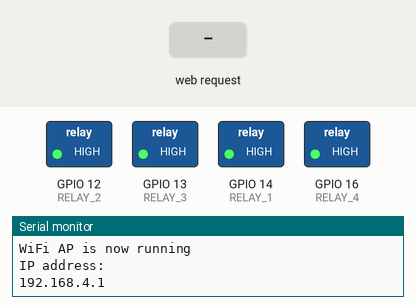
A sketch run on a simulated ESP8266 (NodeMCU). Shown: switched loads named in the sketch (green lamp = pin HIGH), the last lines printed to the serial monitor. Inputs (shaded band) come from the test bench.

Above: at 1.2 s.
1.3 s: HTTP request GET /RELAY_1/on received
At 2.3 s:
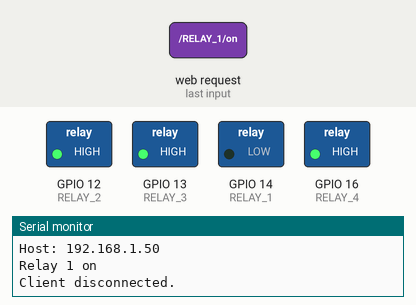
2.8 s: HTTP request GET /RELAY_2/on received
At 3.5 s:
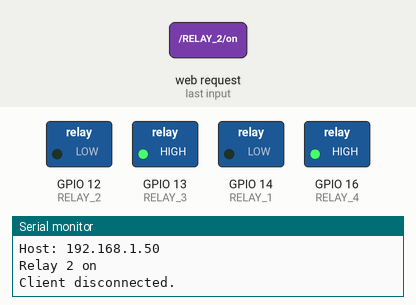
4.3 s: HTTP request GET /RELAY_1/off received
At 4.6 s:
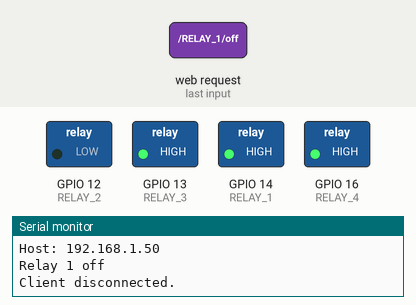
5.8 s: HTTP request GET /RELAY_3/on received
At 7.0 s:
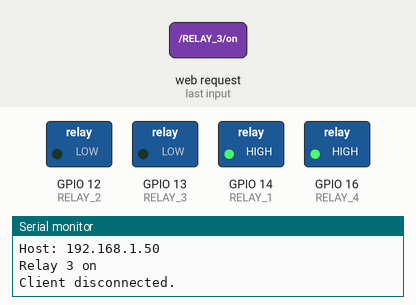
7.3 s: HTTP request GET /RELAY_2/off received
At 8.1 s:
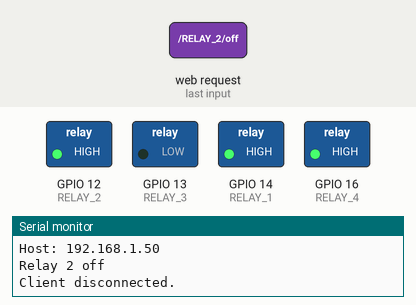
8.8 s: HTTP request GET /RELAY_4/on received
At 9.3 s:
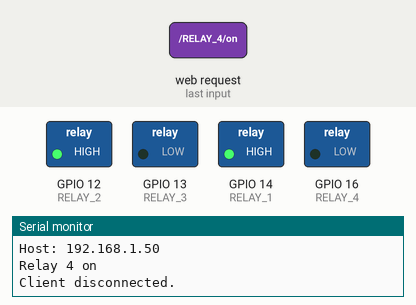
Timing chart, 0 to 11.3 s (numbered marks = the images above; inputs shaded):
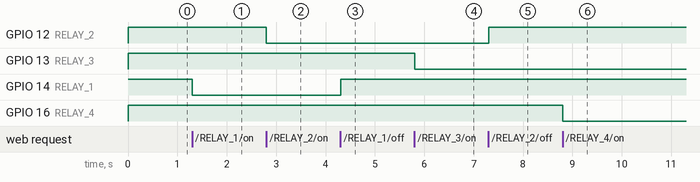

The sketch:

ESP32-ESP8266_WebServer_Home_Automation.ino
```cpp
  /*  The ESP32/ESP8266 Wifi is configured as Access Point.
  *
  */
  //check it is ESP32 or ESP8266
 #ifdef ESP8266
#include <ESP8266WiFi.h>
//initialize the relays for ESP8266
 #define RELAY_1  14
 #define RELAY_2  12
 #define RELAY_3  13
 #define RELAY_4  16
#elif defined(ESP32)
#include <WiFi.h>
//initialize the relays for ESP32
 #define RELAY_1  25
 #define RELAY_2  26
 #define RELAY_3  27
 #define RELAY_4  14
#else
#error "Board not found"
#endif


 // Create the objects for server and client
 WiFiServer server(80);
 WiFiClient client;

 const char* ssid   = "Home-Automation-WebServer";// This is the SSID that ESP32 will broadcast
 const char* password = "12345678";     // password should be atleast 8 characters to make it work

 // Create the global variable
 String http;
 String Relay1State = "off";
 String Relay2State = "off";
 String Relay3State = "off";
 String Relay4State = "off";

 void setup() {
  Serial.begin(115200); //begin the serial communication at 115200 baud rate
  //set the relays as output
  pinMode(RELAY_1, OUTPUT);
  pinMode(RELAY_2, OUTPUT);
  pinMode(RELAY_3, OUTPUT);
  pinMode(RELAY_4, OUTPUT);
  //by default the relays will be turned of
  //for active low
  digitalWrite(RELAY_1, HIGH);
  digitalWrite(RELAY_2, HIGH);
  digitalWrite(RELAY_3, HIGH);
  digitalWrite(RELAY_4, HIGH);
  Serial.print("Connecting to ");
  Serial.println(ssid);

  // Create the ESP32 or ESP8266 access point
  /*
   * Alternative:
   * softAP(const char* ssid,
   *     const char* password,
   *     int channel,
   *     int ssid_hidden,
   *     int max_connection
   *
   *     where:
   *      ssid - this is the SSID that will be broadcast by ESP32
   *          maximum of 63 characters
   *      password - this is the password to connect to ESP32
   *          minimum of 8 characters to function
   *          Put NULL to make it open to public
   *      channel - wifi channels (ranging from 1 to 13)
   *      ssid_hidden - sets the SSID as broadcast or hidden
   *          0: broadcast SSID
   *          1: hidden SSID,
   *           you need to type the exact SSID name in order to connect
   *      max_connection - maximum number of connected clients
   *          accepts 1 to 4 only
   *
   */
  WiFi.softAP(ssid, password);

  Serial.println( "" );
  Serial.println( "WiFi AP is now running" );
  Serial.println( "IP address: " );
  Serial.println( WiFi.softAPIP() );

  // Start our ESP32 server
  server.begin();
 }

 void loop(){

  if ( client = server.available() ) {  // Checks if a new client tries to connect to our server
   Serial.println("New Client.");
   String clientData = "";
   while ( client.connected() ) {    // Wait until the client finish sending HTTP request
    if ( client.available() ) {     // If there is a data,
     char c = client.read();      //  read one character
     http += c;            //  then parse it
     Serial.write(c);
     if (c == '\n') {         // If the character is carriage return,
                      //  it means end of http request from client
      if (clientData.length() == 0) { //  Now that the clientData is cleared,
       sendResponse();        //    perform the necessary action
       updateRelay();
       updateWebpage();
       break;
      } else {
       clientData = "";       //  First, clear the clientData
      }
     } else if (c != '\r') {      // Or if the character is NOT new line
      clientData += c;        //  store the character to the clientData variable
     }
    }
   }
   http = "";
   client.stop();            // Disconnect the client.
   Serial.println("Client disconnected.");
   Serial.println("");
  }
 }

 void sendResponse() {
  // Send the HTTP response headers
  client.println("HTTP/1.1 200 OK");
  client.println("Content-type:text/html");
  client.println("Connection: close");
  client.println();
 }

 void updateWebpage() {
  // In here we will display / update the webpage by sending the HTML
  //  to the connected client
  // In order for us to use the HTTP GET functionality,
  //  the HTML hyperlinks or href is use in the buttons.
  //  So that, when you press the buttons, it will send a request to the
  //  web server with the href links by which our ESP32/ESP8266 web server will
  //  be check using HTTP GET and execute the equivalent action

  // Send the whole HTML
  client.println("<!DOCTYPE html><html>");
  client.println("<head>");
  client.println("<title>ESP32 WiFi Station</title>");
  client.println("</head>");

  // Web Page Heading
  client.println("<center><body><h1>ESP32/ESP8266 Home Automation Web Server</h1></center>");

  // Display buttons for Relay 1
  client.println("<center><p>Relay 1 is " + Relay1State + "</p></center>");
  if (Relay1State == "off") {
   client.println("<center><p><a href=\"/RELAY_1/on\"><button>Turn ON</button></a></p></center>");
  } else {
   client.println("<center><p><a href=\"/RELAY_1/off\"><button>Turn OFF</button></a></p></center>");
  }

  client.print("<hr>");

  // Display buttons for Relay 2
  client.println("<center><p>Relay 2 is " + Relay2State + "</p></center>");
  if (Relay2State == "off") {
   client.println("<center><p><a href=\"/RELAY_2/on\"><button>Turn ON</button></a></p></center>");
  } else {
   client.println("<center><p><a href=\"/RELAY_2/off\"><button>Turn OFF</button></a></p></center>");
  }

  client.print("<hr>");

  // Display buttons for Relay 3
  client.println("<center><p>Relay 3 is " + Relay3State + "</p></center>");
  if (Relay3State == "off") {
   client.println("<center><p><a href=\"/RELAY_3/on\"><button>Turn ON</button></a></p></center>");
  } else {
   client.println("<center><p><a href=\"/RELAY_3/off\"><button>Turn OFF</button></a></p></center>");
  }
 client.print("<hr>");
   // Display buttons for Relay 4
  client.println("<center><p>Relay 4 is " + Relay4State + "</p></center>");
  if (Relay4State == "off") {
   client.println("<center><p><a href=\"/RELAY_4/on\"><button>Turn ON</button></a></p></center>");
  } else {
   client.println("<center><p><a href=\"/RELAY_4/off\"><button>Turn OFF</button></a></p></center>");
  }

  client.println("</body></html>");
  client.println();
 }

 void updateRelay() {
  // In here we will check the HTTP request of the connected client
  //  using the HTTP GET function,
  //  Then turns the RELAY on / off according to the HTTP request
  if    (http.indexOf("GET /RELAY_1/on") >= 0) {
   Serial.println("Relay 1 on");
   Relay1State = "on";
   digitalWrite(RELAY_1, LOW);
  } else if (http.indexOf("GET /RELAY_1/off") >= 0) {
   Serial.println("Relay 1 off");
   Relay1State = "off";
   digitalWrite(RELAY_1, HIGH);
  } else if (http.indexOf("GET /RELAY_2/on") >= 0) {
   Serial.println("Relay 2 on");
   Relay2State = "on";
   digitalWrite(RELAY_2, LOW);
  } else if (http.indexOf("GET /RELAY_2/off") >= 0) {
   Serial.println("Relay 2 off");
   Relay2State = "off";
   digitalWrite(RELAY_2, HIGH);
  } else if (http.indexOf("GET /RELAY_3/on") >= 0) {
   Serial.println("Relay 3 on");
   Relay3State = "on";
   digitalWrite(RELAY_3, LOW);
  } else if (http.indexOf("GET /RELAY_3/off") >= 0) {
   Serial.println("Relay 3 off");
   Relay3State = "off";
   digitalWrite(RELAY_3, HIGH);
  }  else if (http.indexOf("GET /RELAY_4/on") >= 0) {
   Serial.println("Relay 4 on");
   Relay4State = "on";
   digitalWrite(RELAY_4, LOW);
  } else if (http.indexOf("GET /RELAY_4/off") >= 0) {
   Serial.println("Relay 4 off");
   Relay4State = "off";
   digitalWrite(RELAY_4, HIGH);
  }
 }
```

Measured:
- after the input at 1.3 s, GPIO 14 (RELAY_1): HIGH → LOW at once
- after the input at 2.8 s, GPIO 12 (RELAY_2): HIGH → LOW at once
- after the input at 4.3 s, GPIO 14 (RELAY_1): LOW → HIGH at once
- after the input at 5.8 s, GPIO 13 (RELAY_3): HIGH → LOW at once
- after the input at 7.3 s, GPIO 12 (RELAY_2): LOW → HIGH at once
- after the input at 8.8 s, GPIO 16 (RELAY_4): HIGH → LOW at once
